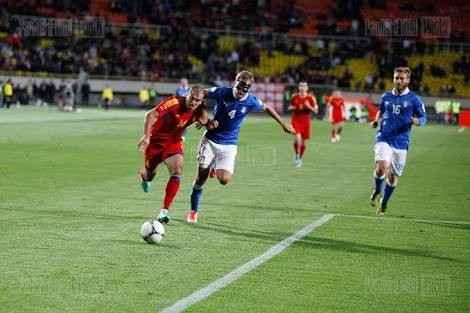
#> input picture day-7/field.jpg, 470 x 313 px
$ python tempmatch.py
#> lines starting #> are read from the running program, lines starting #| are printed output that depends on the picture; after the words box and inside, x2 and y2 are one past the last pixel; in counts of white or black regions, pixels touching at a corner belong together
import cv2
import numpy as np
from matplotlib import pyplot as plt

img = cv2.imread("field.jpg",0)
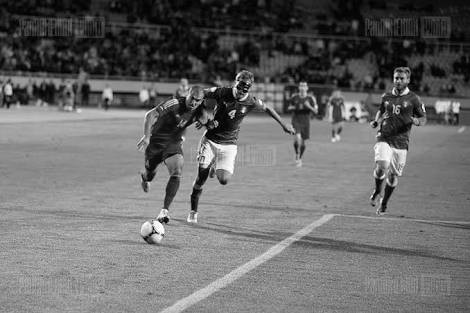
#> img: shape (313, 470); min 0, max 255, mean 105.4
template = cv2.imread("template.jpg",0)
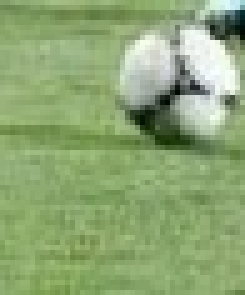
#> input picture day-7/template.jpg, 49 x 59 px (shown 5 times larger)
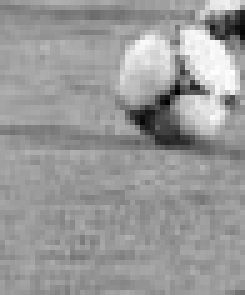
#> template: shape (59, 49) (shown 5 times larger); min 2, max 255, mean 153.2
w,h = template.shape[::-1]
#> w = 49; h = 59
res = cv2.matchTemplate(img,template,cv2.TM_CCOEFF)
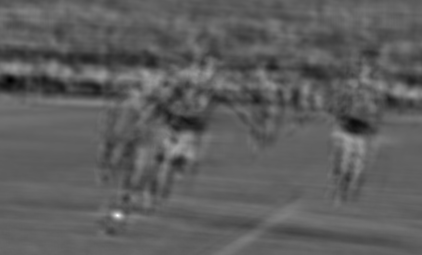
#> res: shape (255, 422) float32; min -1963541.2, max 3151431, mean -79537; drawn with min black and max white
min_val, max_val, min_loc, max_loc = cv2.minMaxLoc(res)
#> min_val = -1963541.2; max_val = 3151431; min_loc = (10, 80); max_loc = (117, 215)
top_left = max_loc
#> top_left = (117, 215)
bottom_right = (top_left[0] + w, top_left[1] + h)
#> bottom_right = (166, 274)
cv2.rectangle(img,top_left,bottom_right,255,2)
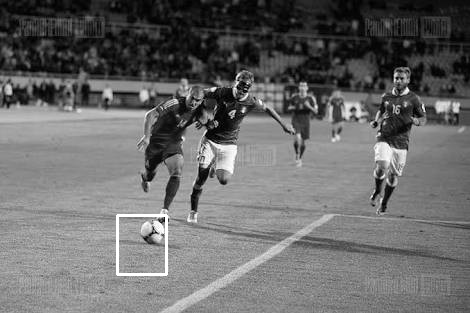
#> img: shape (313, 470); 0.44% of pixels changed, all inside (x1, y1, x2, y2) = (116, 214, 168, 276)
plt.subplot(121),plt.imshow(res,cmap = 'gray')
plt.title('Matching Result'), plt.xticks([]), plt.yticks([])
plt.subplot(122),plt.imshow(img,cmap = 'gray')

plt.show()
